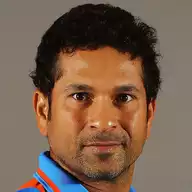
#> input picture sachine2.webp, 192 x 192 px
$ jupyter execute ComputerVision.ipynb
#> lines starting #> are read from the running program, lines starting #| are printed output that depends on the picture; after the words box and inside, x2 and y2 are one past the last pixel; in counts of white or black regions, pixels touching at a corner belong together
[cell 1]
# OpenCv
# how can we detect face on any image
# how can we detect face and eyes on video
# how can we detect face and eyes using webcam
# We will train a model for face detection
# Face detection attendence system (project)

import cv2

[cell 2]
img=cv2.imread("sachine2.webp")
#> img is the input picture: shape (192, 192, 3); mean B, G, R 77.9, 96, 121.8
cv2.imshow("window",img)
cv2.waitKey()
cv2.destroyWindow("window")

[cell 3]
img=cv2.imread("sachine2.webp",0) # 0 use for black& white image
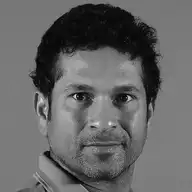
#> img: shape (192, 192); min 0, max 228, mean 101.6
cv2.imshow("window",img)
cv2.waitKey(4000)
cv2.destroyWindow("window")

[cell 4]
img=cv2.imread("sachine2.webp",1) # 0 use for black& white image
cv2.imshow("window",img)
cv2.waitKey(4000)
cv2.destroyWindow("window")

[cell 5]
img=cv2.imread("sachine2.webp") # 0 use for black& white image
img2=cv2.cvtColor(img,cv2.COLOR_BGR2GRAY)
cv2.imshow("window2",img)
cv2.imshow("window",img2)
cv2.waitKey()
cv2.destroyAllWindows()

[cell 6]
#resize image
img=cv2.imread("sachine2.webp")
img2=cv2.cvtColor(img,cv2.COLOR_BGR2GRAY)
resize_img=cv2.resize(img,[400,400])
cv2.imshow("window2",img)
cv2.imshow("window",img2)
cv2.imshow("window3",resize_img)
cv2.waitKey()
cv2.destroyAllWindows()

[cell 7]
#resize image
img=cv2.imread("sachine2.webp")
img2=cv2.cvtColor(img,cv2.COLOR_BGR2GRAY)
resize_img=cv2.resize(img,[400,400])
cv2.imshow("window2",img)
cv2.imshow("window",img2)
cv2.imshow("window3",resize_img)
cv2.waitKey()
cv2.destroyAllWindows()

[cell 8]
#save image
img=cv2.imread("sachine2.webp")
img2=cv2.cvtColor(img,cv2.COLOR_BGR2GRAY)
resize_img=cv2.resize(img,[400,400])
cv2.imshow("window2",img)
cv2.imshow("window",img2)
cv2.imshow("window3",resize_img)
cv2.imwrite("sachine.jpg",resize_img)
cv2.waitKey()
cv2.destroyAllWindows()

[cell 9]
#blur image
img=cv2.imread("sachine2.webp")
img2=cv2.cvtColor(img,cv2.COLOR_BGR2GRAY)

resize_img=cv2.resize(img,[400,400])
blur_img=cv2.blur(resize_img,ksize=(100,10))
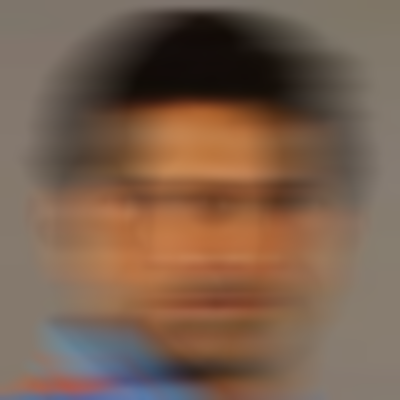
#> blur_img: shape (400, 400, 3); mean B, G, R 77.8, 95.9, 121.8
cv2.imshow("window3",blur_img)
cv2.waitKey()
cv2.destroyAllWindows()

[cell 10]
#alpha,beta(contrast, brightness)
img=cv2.imread("sachine2.webp")
img2=cv2.cvtColor(img,cv2.COLOR_BGR2GRAY)

resize_img=cv2.resize(img,[400,400])
britcon_img=cv2.convertScaleAbs(resize_img,alpha=3.10,beta=10)
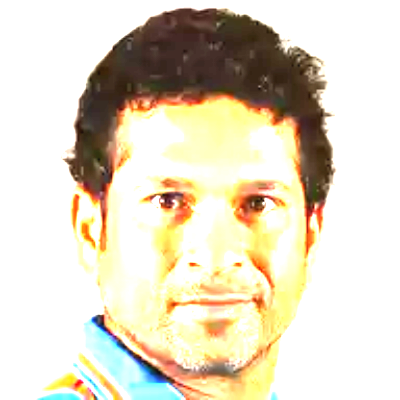
#> britcon_img: shape (400, 400, 3); mean B, G, R 196.6, 217, 225.5
cv2.imshow("window3",britcon_img)
cv2.waitKey()
cv2.destroyAllWindows()

[cell 11]
#alpha,beta(contrast, brightness)
img=cv2.imread("sachine2.webp")
img2=cv2.cvtColor(img,cv2.COLOR_BGR2GRAY)

resize_img=cv2.resize(img,[400,400])
britcon_img=cv2.convertScaleAbs(resize_img,alpha=3.10,beta=10)
cv2.imshow("window3",britcon_img)
cv2.waitKey()
cv2.destroyAllWindows()

[cell 12]
#flip image
img=cv2.imread("sachine2.webp")
img2=cv2.imread("sachine2.webp")

fliped=cv2.flip(img2,flipCode=-1)
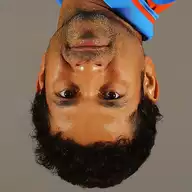
#> fliped: shape (192, 192, 3); mean B, G, R 77.9, 96, 121.8
cv2.imshow("window3",img)
cv2.imshow("window1",fliped)
cv2.waitKey()
cv2.destroyAllWindows()

[cell 13]
#flip image
img=cv2.imread("sachine2.webp")
img2=cv2.imread("sachine2.webp")

fliped=cv2.flip(img2,flipCode=1)
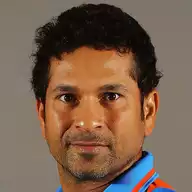
#> fliped: shape (192, 192, 3); mean B, G, R 77.9, 96, 121.8
cv2.imshow("window3",img)
cv2.imshow("window1",fliped)
cv2.waitKey()
cv2.destroyAllWindows()

[cell 14]
#split color channel
img=cv2.imread("sachine2.webp")
blue,green,red=cv2.split(img)
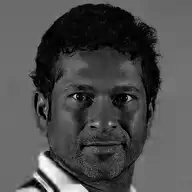
#> blue: shape (192, 192); min 0, max 255, mean 77.9
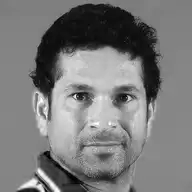
#> red: shape (192, 192); min 0, max 255, mean 121.8
cv2.imshow("blue",blue)
cv2.imshow("green",green)
cv2.imshow("red",red)

cv2.waitKey()
cv2.destroyAllWindows()

[cell 15]
green

[cell 16]
red

[cell 17]
green

[cell 18]
#drawing rectangle on image
img=cv2.imread("sachine2.webp")
img2=cv2.cvtColor(img,cv2.COLOR_BGR2GRAY)
cv2.rectangle(img,(40,40),(150,170),(0,0,255),2)
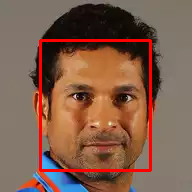
#> img: shape (192, 192, 3); 3.9% of pixels changed, all inside (x1, y1, x2, y2) = (39, 39, 152, 172)
cv2.imshow("window2",img)
cv2.waitKey()
cv2.destroyAllWindows()

[cell 19]
# how can we detect face on any image
#3D image
192*192*3

[cell 20]
import cv2

[cell 21]
Model_face=cv2.CascadeClassifier("trained model\haarcascade_frontalface_alt_tree.xml")
img=cv2.imread("sachine.jpg")
#> img: shape (400, 400, 3)
img2=cv2.cvtColor(img,cv2.COLOR_BGR2GRAY)

Face=Model_face.detectMultiScale(img2,minNeighbors=1)
#> Face = [[81, 97, 273, 273]]
for x,y,w,h in Face:
    cv2.rectangle(img,(x,y,w,h),(0,0,255),2)
#> this loop made 1 pass
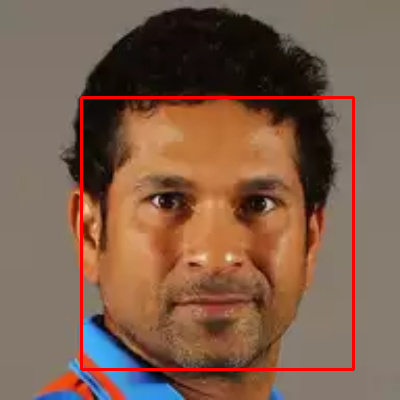
#> img: shape (400, 400, 3); mean B, G, R 76.3, 94.1, 124.9
cv2.imshow("window2",img)
cv2.waitKey()
cv2.destroyAllWindows()
